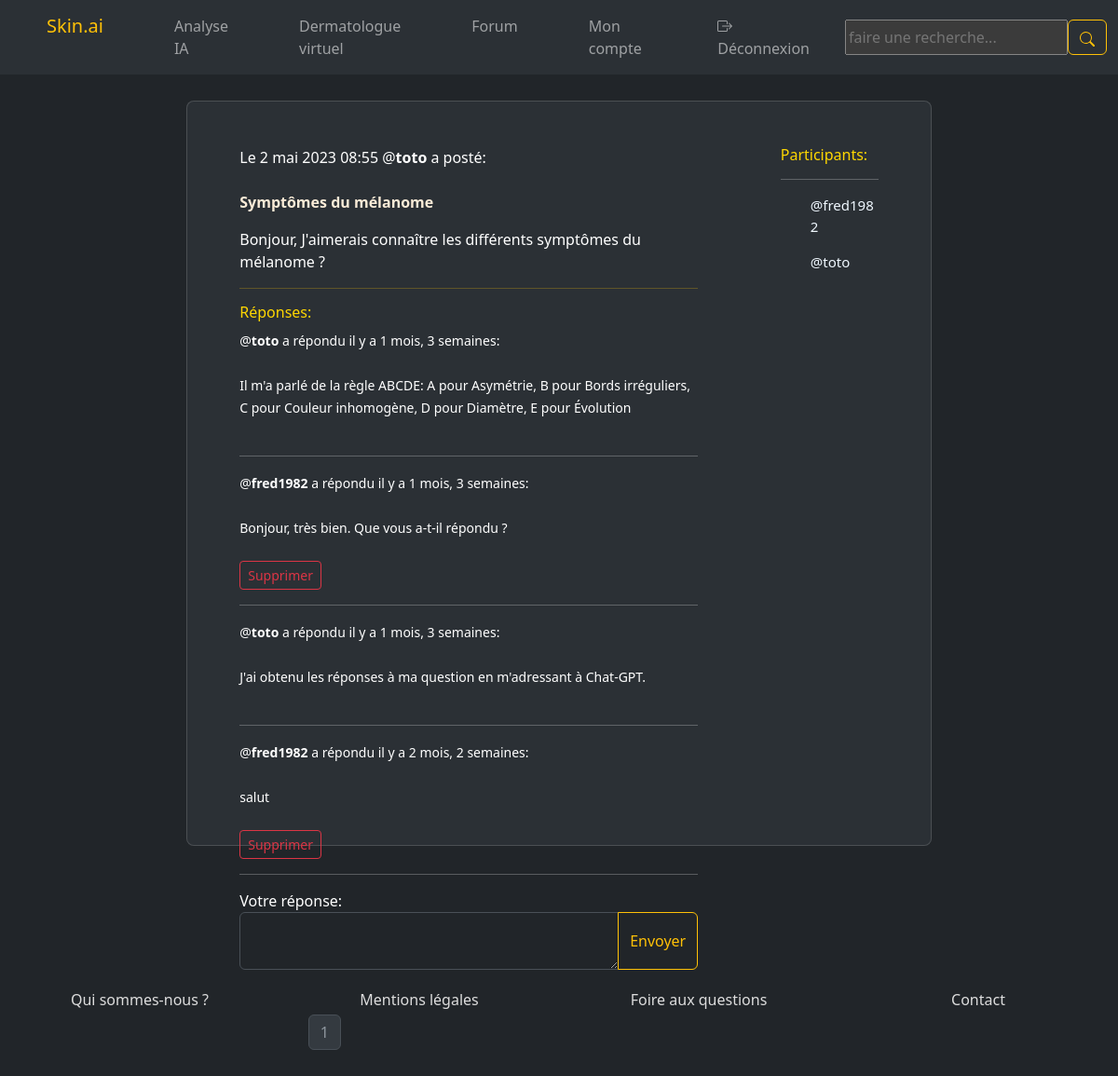
The page /room/14/ (signed in) on the database its author committed.
### skin/models.py (models this page shows, shortened)
class Room(models.Model):
    host = models.ForeignKey(User, on_delete=models.SET_NULL, null=True)
    topic = models.ForeignKey(Topic, on_delete=models.SET_NULL, null=True)
    name = models.CharField(max_length=200)
    description = models.TextField(null=True, blank=True)
    participants = models.ManyToManyField(User, related_name='participants', blank=True)
    updated = models.DateTimeField(auto_now=True)
    created = models.DateTimeField(auto_now_add=True)
    class Meta:
        ordering = ['-updated','-created'] # le tiret du 6 permet de classer les messages du plus récent au plus ancien,

class Message(models.Model):
    user = models.ForeignKey(User, on_delete=models.CASCADE)
    room = models.ForeignKey(Room, on_delete=models.CASCADE)
    body = models.TextField()
    updated = models.DateTimeField(auto_now=True)
    created = models.DateTimeField(auto_now_add=True)
    class Meta:
        ordering = ['-updated','-created'] # le tiret du 6 permet de classer les messages du plus récent au plus ancien,

### skin/views.py (the view, shortened to what this page needs)
# urls.py: path('room/<str:pk>/', views.room, name='room'),
def room(request, pk):
    room = Room.objects.get(id=pk)
    paginator = Paginator(room.message_set.all(), 5)
    page = request.GET.get('page')
    room_messages = paginator.get_page(page)
    participants = room.participants.all()
    context = {'room': room, 'room_messages': room_messages, 'participants': participants}
    return render(request, 'skin/room.html', context)

### skin/templates/skin/room.html (shortened to what this page needs)
{% extends 'main.html' %}
{% block content %}
<div class="container card rounded-3 p-4" id="room_style">
    <div class="row">
        <div class="container col-md-8">
            <br>
            <tr>Le {{room.created}} @<b>{{room.host}}</b> a posté:<br><br><p id="room_name_style"><b>{{room.name}}</b></p></tr>
            <p>{{room.description}}</p>
            <hr class="hr_style">
            <div class="row comment-wrapper">
                <h6 style="color: gold;">Réponses:</h6>
                {% for message in room_messages %}
                    <div class="room_messages_box">
                        <small>@<b>{{message.user}}</B> a répondu il y a {{message.created|timesince}}:<br>{{message.body}}<br></small>
                        {% if request.user == message.user %}
                            <a class="btn btn-outline-danger btn-sm a link_style" href="{% url 'delete-message' message.id %}">Supprimer</a>
                        {% endif %}
                       <hr>
                    </div>
                    <br>
                {% empty %}
                    <div class="container alert alert-light room_messages_box">
                        <p>Aucun résultat trouvé.</p>
                    </div>
                {% endfor %}
            </div>
            {% if request.user.is_authenticated %}
                <div class="comment-form">
                    <form method="POST" action="">
                        <span>Votre réponse:</span>
                        <div class="input-group">
                            <textarea class="form-control" aria-label="With textarea" name="body"></textarea>
                            <input type="submit" class="btn btn-outline-warning" value="Envoyer"></input>
                        </div>
                        <br></br>
                    </form>
                </div>
            {% endif %}
        </div>
        <div class="container col-md-2">
            <br>
            <h6 style="color: gold;">Participants:</h6>
            <hr>
            {% for user in participants %}
                <ul>
                    <a class="a" href="{% url 'user-profile' user.id %}"><p class="user_name">@{{user.username}}</p></a>
                </ul>
            {% endfor %}
        </div>
    </div>
    <div class="container w-75" id="room_pagination_style">
        <nav aria-label="Page navigation example">
            <ul class="pagination">
                <li class="page-item disabled"><a class="page-link" href="#">{{room_messages.number}}</a></li>
            </ul>
        </nav>
    </div>
</div>
{% endblock content %}

### static/styles/style.css (style rules this page uses)
.flex-wrapper { display: flex; min-height: 100vh; flex-direction: column; justify-content: flex-start; }
#room_style { background-color: #2b3035 !important; color: white; margin-top: 5% !important; margin-bottom: 5%; margin-left: auto !important; margin-right: auto !important; max-width: 50rem !important; max-height: 50rem !important; }
#room_pagination_style { max-width: 50rem; }
#room_name_style { color: antiquewhite; }
.a { text-decoration: none; font-size: 16px; color:#dddddd; }
.user_name { font-size: 15px; color: aliceblue; }
.hr_style { color: #ffc107; }
.link_style { color: white; text-decoration: none; }

### rows shown on the page
Room: created "2 mai 2023 08:55", host "toto", name "Symptômes du mélanome", description "Bonjour, J'aimerais connaître les différents symptômes du mélanome ?"
Message: user "toto", created "1 mois, 3 semaines", body "Il m'a parlé de la règle ABCDE: A pour Asymétrie, B pour Bords irréguliers, C pour Couleur inhomogène, D pour Diamètre, E pour Évolution"
Message: user "fred1982", created "1 mois, 3 semaines", body "Bonjour, très bien. Que vous a-t-il répondu ?", shows "Supprimer"
Message: user "toto", created "1 mois, 3 semaines", body "J'ai obtenu les réponses à ma question en m'adressant à Chat-GPT."
Message: user "fred1982", created "2 mois, 2 semaines", body "salut", shows "Supprimer"

### other values the page prints
{{ user.username }} "fred1982"
{{ user.username }} "toto"
{{ room_messages.number }} "1"
